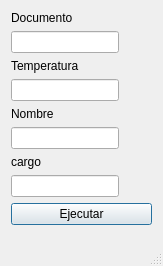
<?xml version="1.0" encoding="UTF-8"?>
<ui version="4.0">
 <class>Principal</class>
 <widget class="QDialog" name="Principal">
  <property name="enabled">
   <bool>true</bool>
  </property>
  <property name="geometry">
   <rect>
    <x>0</x>
    <y>0</y>
    <width>163</width>
    <height>266</height>
   </rect>
  </property>
  <property name="maximumSize">
   <size>
    <width>163</width>
    <height>266</height>
   </size>
  </property>
  <property name="cursor">
   <cursorShape>ArrowCursor</cursorShape>
  </property>
  <property name="windowTitle">
   <string>Covid-19</string>
  </property>
  <property name="sizeGripEnabled">
   <bool>true</bool>
  </property>
  <property name="modal">
   <bool>false</bool>
  </property>
  <layout class="QFormLayout" name="formLayout">
   <item row="0" column="0">
    <widget class="QLabel" name="label">
     <property name="text">
      <string>Documento</string>
     </property>
    </widget>
   </item>
   <item row="1" column="0">
    <widget class="QLineEdit" name="documento"/>
   </item>
   <item row="2" column="0">
    <widget class="QLabel" name="label_2">
     <property name="text">
      <string>Temperatura</string>
     </property>
    </widget>
   </item>
   <item row="3" column="0">
    <widget class="QLineEdit" name="temperatura"/>
   </item>
   <item row="4" column="0">
    <widget class="QLabel" name="label_3">
     <property name="text">
      <string>Nombre</string>
     </property>
    </widget>
   </item>
   <item row="5" column="0">
    <widget class="QLineEdit" name="nombre"/>
   </item>
   <item row="6" column="0">
    <widget class="QLabel" name="label_4">
     <property name="text">
      <string>cargo</string>
     </property>
    </widget>
   </item>
   <item row="7" column="0">
    <widget class="QLineEdit" name="cargo"/>
   </item>
   <item row="8" column="0" colspan="2">
    <widget class="QPushButton" name="Ejecutar">
     <property name="text">
      <string>Ejecutar</string>
     </property>
    </widget>
   </item>
  </layout>
 </widget>
 <resources/>
 <connections/>
</ui>
